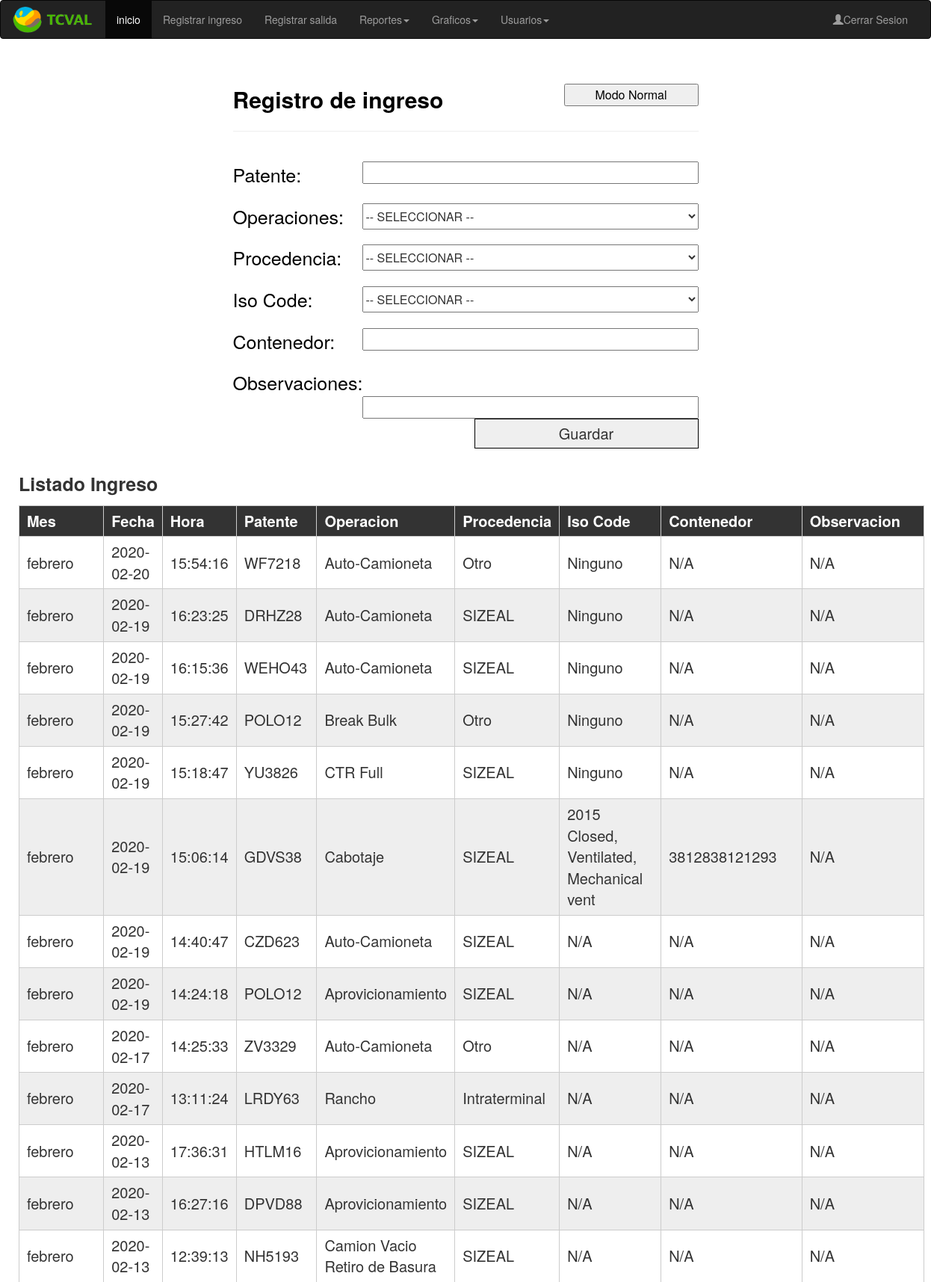
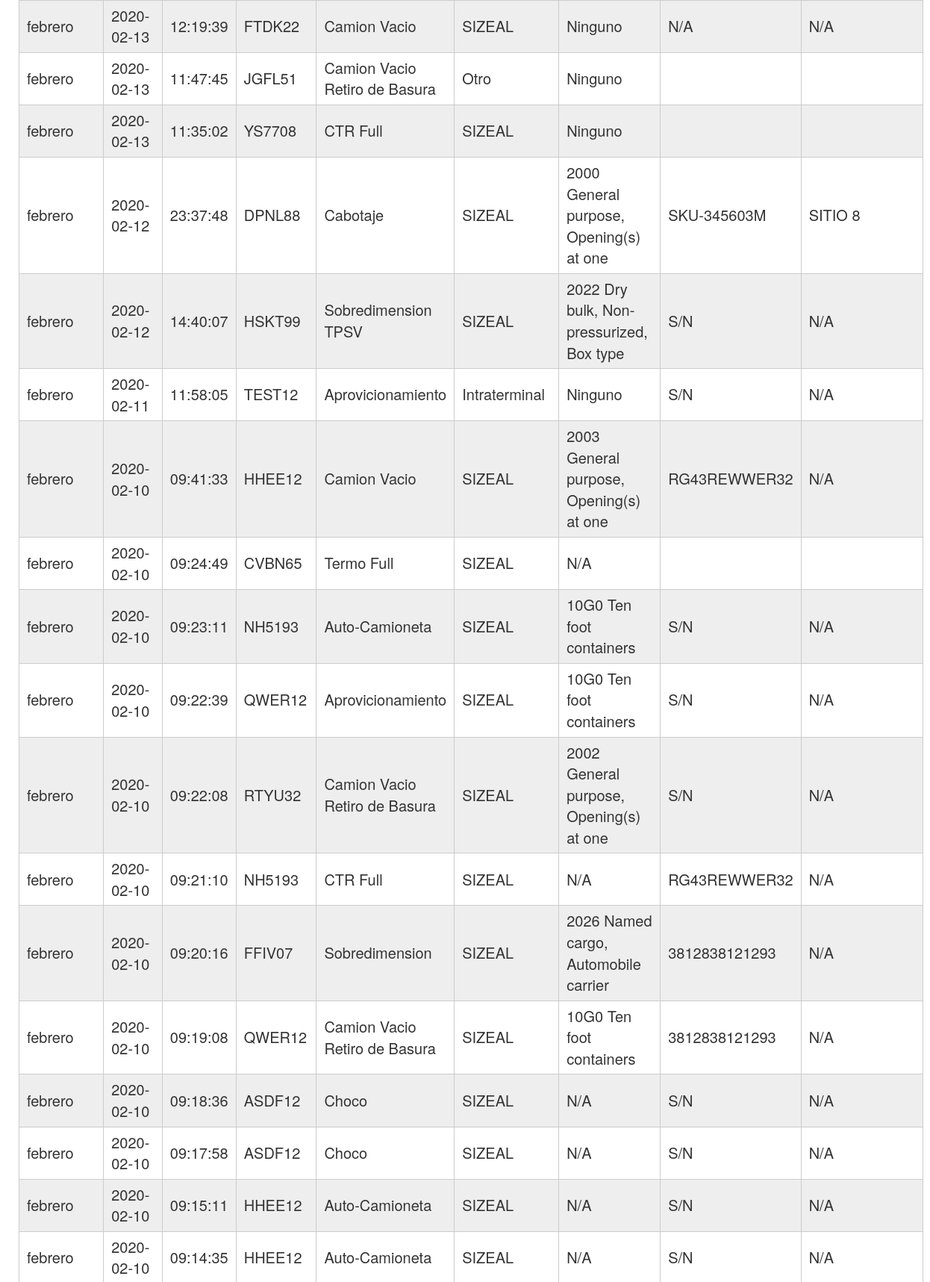
/IngresoManual.php (signed in, upper part), run on the app's committed database (2 pictures, top to bottom).
### tables this page shows
CREATE TABLE `ingresos` (
  `idIngreso` int(11) NOT NULL,
  `Mes` varchar(30) NOT NULL,
  `Faena` varchar(50) NOT NULL,
  `Fecha` date NOT NULL,
  `Turno` varchar(10) NOT NULL,
  `Hora` time NOT NULL,
  `Patente` varchar(30) NOT NULL,
  `Tipo_Operacion` varchar(50) NOT NULL,
  `Procedencia` varchar(50) NOT NULL,
  `Contenedor` varchar(50) NOT NULL,
  `Iso_Code` varchar(50) NOT NULL,
  `Observacion` varchar(120) NOT NULL,
  `Empleado` varchar(20) NOT NULL
);

CREATE TABLE `tipo_operacion` (
  `idOperacion` int(11) NOT NULL,
  `operacion` varchar(50) NOT NULL
);

CREATE TABLE `procedencias` (
  `idProcedencia` int(11) NOT NULL,
  `Procedencia` varchar(50) NOT NULL
);

### IngresoManual.php (the view, shortened to what this page needs)
<!doctype html>
<html>
<head>
  <link rel="stylesheet" href="https://maxcdn.bootstrapcdn.com/bootstrap/3.4.1/css/bootstrap.min.css">
  <link href="css/tablaestilo.css"  rel="stylesheet" type="text/css">
</head>
<body>
<form action="#"  method="post" id="enviar">
<?php
		if($_SESSION['rol'] ==1)
{ ?>
<nav class="navbar navbar-inverse">
  <div class="container-fluid">
    <div class="navbar-header">
      <a class="navbar-brand" href="#"><img style="width:110px; height:40px; margin-top:-10px;" src="img/tcvalLogo-2.png"> </img></a>
    </div>
    <div class="collapse navbar-collapse" id="myNavbar">
      <ul class="nav navbar-nav">
        <li class="active"><a href="inicio.php">inicio</a></li>
        <li><a href="ingreso.php">Registrar ingreso</a></li>
        <li><a href="salida.php">Registrar salida</a></li>
        <li class="dropdown">
          <a class="dropdown-toggle" data-toggle="dropdown" href="#">Reportes<span class="caret"></span></a>
        </li>
        <li class="dropdown">
          <a class="dropdown-toggle" data-toggle="dropdown" href="#">Graficos<span class="caret"></span></a>
        </li>
        <li class="dropdown">
          <a class="dropdown-toggle" data-toggle="dropdown" href="#">Usuarios<span class="caret"></span></a>
        </li>
      </ul>
      <ul class="nav navbar-nav navbar-right">
        <li><a href="Buscadores/salir.php"><span class="glyphicon glyphicon-user"></span>Cerrar Sesion</a></li>
      </ul>
    </div>
  </div>
</nav>
<?php }else {
		if($_SESSION['rol'] ==2){
 ?>
<nav class="navbar navbar-inverse">
  <div class="container-fluid">
    <div class="navbar-header">
      <button type="button" class="navbar-toggle" data-toggle="collapse" data-target="#myNavbar">
        <span class="icon-bar"></span>
        <span class="icon-bar"></span>
        <span class="icon-bar"></span>
      </button>
      <a class="navbar-brand" href="#"><img style="width:110px; height:40px; margin-top:-10px;" src="img/tcvalLogo-2.png"> </img></a>
    </div>
    <div class="collapse navbar-collapse" id="myNavbar">
      <ul class="nav navbar-nav">
        <li class="active"><a href="inicio_operador.php">inicio</a></li>
        <li><a href="ingreso.php">Registrar ingreso</a></li>
        <li><a href="salida.php">Registrar salida</a></li>
      </ul>
      <ul class="nav navbar-nav navbar-right">
        <li><a href="Buscadores/salir.php"><span class="glyphicon glyphicon-user"></span>Cerrar Sesion</a></li>
      </ul>
    </div>
  </div>
</nav>
<?php
		}}
?>
<br>
<br>
<div class="Registro">
<a style="	font-size:30px;
	text-align:center;
	font-weight: bold;">Registro de ingreso</a>
    <a href="ingreso.php"><input style="width:180px" type="button" name="button" value="Modo Normal" ></a>
<hr>
<br>
<a> Patente: </a>
	<input type="text" name="patente" id="patente">
    <br>
    <br>
<a>Operaciones: </a>
    <td><select name="operacion" id="operacion">
    <option value="0"> -- SELECCIONAR -- </option>
    <?php
	$conn=mysqli_connect("localhost","root","31Ordnajela$","proyecto");
		?>
    </select></td>
    <br><br>
<a> Procedencia: </a>
    <td><select name="procedencia" id="procedencia">
    <option value="0"> -- SELECCIONAR -- </option>
    </select></td>
    <br><br>
<a> Iso Code: </a>
    <td><select name="isocode" id="isocode">
    <option value="0">-- SELECCIONAR --  </option>
    </select></td>
    <br><br>
<a> Contenedor: </a>
    <td><input type="text" name="contenedor" id="contenedor"></td>
    <br><br>
<a> Observaciones: </a>
    <td><input type="text" name="observacion" id="observacion"></td>
 <br/><br>
    <td><input style="width:300px; border:1px solid #000; height:40px; font-size:20px" type="button" value="Guardar" name="Guardar" onClick="envio();"></td>
    </div>
</form>
<br> <br>
<br> <br>
<p style="font-size:25px; font-weight:bold; margin-left: 2%">Listado Ingreso </p>
<table class="tabla">
  <tr style="font:bold; background-color:#3CF">
  	<th width="65">Mes</th>
    <th width="63">Fecha</th>
    <th width="62">Hora</th>
     <th width="90">Patente</th>
     <th width="125">Operacion</th>
     <th width="146">Procedencia</th>
     <th width="102">Iso Code</th>
     <th width="139">Contenedor</th>
     <th width="152">Observacion</th>
  </tr>
<?php
$sql="SELECT I.patente,
		T.operacion,
		P.Procedencia,
		IFNULL(IC.descrip, 'N/A') as 'descrip' ,
		IFNULL(I.Contenedor,'N/A') as 'Contenedor',
		IFNULL(I.Observacion, 'N/A') as 'Observacion',
		I.Mes,
		I.Fecha,
		I.Hora
FROM ingresos I
LEFT JOIN tipo_operacion T ON I.Tipo_Operacion=T.idOperacion
LEFT JOIN procedencias P ON I.Procedencia=P.idProcedencia
LEFT JOIN iso_codes IC ON I.Iso_Code=IC.isocode
ORDER BY I.fecha desc,I.hora desc";
$result=mysqli_query($conn,$sql);
while($row=mysqli_fetch_array($result)){
	echo "<tr>
		<td>".$row['Mes']."</td>
		<td>".$row['Fecha']."</td>
		<td>".$row['Hora']."</td>
		<td>".$row['patente']."</td>
		<td>".$row['operacion']."</td>
		<td>".$row['Procedencia']."</td>
		<td>".$row['descrip']."</td>
		<td>".$row['Contenedor']."</td>
		<td>".$row['Observacion']."</td>
	</tr>
	";
}
?>
</table>
</body>
</html>

### css/tablaestilo.css (style rules this page uses)
tr:nth-of-type(odd) { background: #eee; }
th { background: #333; color: white; font-weight: bold; font-size: 25px; }
td, th { padding: 6px 10px; border: 1px solid #ccc; text-align: left; font-size: 20px; }

### IngresoManual.php (style rules this page uses)
@media screen and (max-width: 1920px) { .Registro { width: 40%; margin-left: 30%; } }
@media screen and (max-width: 1920px) { select { height:35px; width:450px; padding:0; float:right; font-size:20px; } }
@media screen and (max-width: 1920px) { input { height:35px; width:450px;; padding:0; margin:0; float:right; font-size:20px } }
@media screen and (max-width: 1920px) { table { margin-left: 2%; width: 95% } }
@media screen and (max-width: 1920px) { .Registro a { font-size:30px; color:#000; text-decoration: none; } }
@media screen and (max-width: 1366px) { .Registro { width: 50%; margin-left: 35%; } }
@media screen and (max-width: 1366px) { .Registro { width: 50%; margin-left: 25%; } }
@media screen and (max-width: 1366px) { select { height:35px; width:450px; padding:0; float:right; font-size:16px; } }
@media screen and (max-width: 1366px) { input { height:30px; width:450px;; padding:0; margin:0; float:right; font-size:16px } }
@media screen and (max-width: 1366px) { table { margin-left: 2%; width: 95% } }
@media screen and (max-width: 1366px) { .Registro a { font-size:25px; color:#000; text-decoration: none; } }

### data on the page
ingresos: Mes "febrero", Fecha "2020-02-20", Hora "15:54:16", Patente "WF7218", tipo_operacion.operacion "Auto-Camioneta", procedencias.Procedencia "Otro", descrip "Ninguno", Contenedor "N/A", Observacion "N/A"
ingresos: Mes "febrero", Fecha "2020-02-19", Hora "16:23:25", Patente "DRHZ28", tipo_operacion.operacion "Auto-Camioneta", procedencias.Procedencia "SIZEAL", descrip "Ninguno", Contenedor "N/A", Observacion "N/A"
ingresos: Mes "febrero", Fecha "2020-02-19", Hora "16:15:36", Patente "WEHO43", tipo_operacion.operacion "Auto-Camioneta", procedencias.Procedencia "SIZEAL", descrip "Ninguno", Contenedor "N/A", Observacion "N/A"
ingresos: Mes "febrero", Fecha "2020-02-19", Hora "15:27:42", Patente "POLO12", tipo_operacion.operacion "Break Bulk", procedencias.Procedencia "Otro", descrip "Ninguno", Contenedor "N/A", Observacion "N/A"
ingresos: Mes "febrero", Fecha "2020-02-19", Hora "15:18:47", Patente "YU3826", tipo_operacion.operacion "CTR Full", procedencias.Procedencia "SIZEAL", descrip "Ninguno", Contenedor "N/A", Observacion "N/A"
ingresos: Mes "febrero", Fecha "2020-02-19", Hora "15:06:14", Patente "GDVS38", tipo_operacion.operacion "Cabotaje", procedencias.Procedencia "SIZEAL", descrip "2015 Closed, Ventilated, Mechanical vent", Contenedor "3812838121293", Observacion "N/A"
ingresos: Mes "febrero", Fecha "2020-02-19", Hora "14:40:47", Patente "CZD623", tipo_operacion.operacion "Auto-Camioneta", procedencias.Procedencia "SIZEAL", descrip "N/A", Contenedor "N/A", Observacion "N/A"
ingresos: Mes "febrero", Fecha "2020-02-19", Hora "14:24:18", Patente "POLO12", tipo_operacion.operacion "Aprovicionamiento", procedencias.Procedencia "SIZEAL", descrip "N/A", Contenedor "N/A", Observacion "N/A"
ingresos: Mes "febrero", Fecha "2020-02-17", Hora "14:25:33", Patente "ZV3329", tipo_operacion.operacion "Auto-Camioneta", procedencias.Procedencia "Otro", descrip "N/A", Contenedor "N/A", Observacion "N/A"
ingresos: Mes "febrero", Fecha "2020-02-17", Hora "13:11:24", Patente "LRDY63", tipo_operacion.operacion "Rancho", procedencias.Procedencia "Intraterminal", descrip "N/A", Contenedor "N/A", Observacion "N/A"
ingresos: Mes "febrero", Fecha "2020-02-13", Hora "17:36:31", Patente "HTLM16", tipo_operacion.operacion "Aprovicionamiento", procedencias.Procedencia "SIZEAL", descrip "N/A", Contenedor "N/A", Observacion "N/A"
ingresos: Mes "febrero", Fecha "2020-02-13", Hora "16:27:16", Patente "DPVD88", tipo_operacion.operacion "Aprovicionamiento", procedencias.Procedencia "SIZEAL", descrip "N/A", Contenedor "N/A", Observacion "N/A"
ingresos: Mes "febrero", Fecha "2020-02-13", Hora "12:39:13", Patente "NH5193", tipo_operacion.operacion "Camion Vacio Retiro de Basura", procedencias.Procedencia "SIZEAL", descrip "N/A", Contenedor "N/A", Observacion "N/A"
ingresos: Mes "febrero", Fecha "2020-02-13", Hora "12:19:39", Patente "FTDK22", tipo_operacion.operacion "Camion Vacio", procedencias.Procedencia "SIZEAL", descrip "Ninguno", Contenedor "N/A", Observacion "N/A"
ingresos: Mes "febrero", Fecha "2020-02-13", Hora "11:47:45", Patente "JGFL51", tipo_operacion.operacion "Camion Vacio Retiro de Basura", procedencias.Procedencia "Otro", descrip "Ninguno"
ingresos: Mes "febrero", Fecha "2020-02-13", Hora "11:35:02", Patente "YS7708", tipo_operacion.operacion "CTR Full", procedencias.Procedencia "SIZEAL", descrip "Ninguno"
ingresos: Mes "febrero", Fecha "2020-02-12", Hora "23:37:48", Patente "DPNL88", tipo_operacion.operacion "Cabotaje", procedencias.Procedencia "SIZEAL", descrip "2000 General purpose, Opening(s) at one", Contenedor "SKU-345603M", Observacion "SITIO 8"
ingresos: Mes "febrero", Fecha "2020-02-12", Hora "14:40:07", Patente "HSKT99", tipo_operacion.operacion "Sobredimension TPSV", procedencias.Procedencia "SIZEAL", descrip "2022 Dry bulk, Non-pressurized, Box type", Contenedor "S/N", Observacion "N/A"
ingresos: Mes "febrero", Fecha "2020-02-11", Hora "11:58:05", Patente "TEST12", tipo_operacion.operacion "Aprovicionamiento", procedencias.Procedencia "Intraterminal", descrip "Ninguno", Contenedor "S/N", Observacion "N/A"
ingresos: Mes "febrero", Fecha "2020-02-10", Hora "09:41:33", Patente "HHEE12", tipo_operacion.operacion "Camion Vacio", procedencias.Procedencia "SIZEAL", descrip "2003 General purpose, Opening(s) at one", Contenedor "RG43REWWER32", Observacion "N/A"
ingresos: Mes "febrero", Fecha "2020-02-10", Hora "09:24:49", Patente "CVBN65", tipo_operacion.operacion "Termo Full", procedencias.Procedencia "SIZEAL", descrip "N/A"
ingresos: Mes "febrero", Fecha "2020-02-10", Hora "09:23:11", Patente "NH5193", tipo_operacion.operacion "Auto-Camioneta", procedencias.Procedencia "SIZEAL", descrip "10G0 Ten foot containers", Contenedor "S/N", Observacion "N/A"
ingresos: Mes "febrero", Fecha "2020-02-10", Hora "09:22:39", Patente "QWER12", tipo_operacion.operacion "Aprovicionamiento", procedencias.Procedencia "SIZEAL", descrip "10G0 Ten foot containers", Contenedor "S/N", Observacion "N/A"
ingresos: Mes "febrero", Fecha "2020-02-10", Hora "09:22:08", Patente "RTYU32", tipo_operacion.operacion "Camion Vacio Retiro de Basura", procedencias.Procedencia "SIZEAL", descrip "2002 General purpose, Opening(s) at one", Contenedor "S/N", Observacion "N/A"
ingresos: Mes "febrero", Fecha "2020-02-10", Hora "09:21:10", Patente "NH5193", tipo_operacion.operacion "CTR Full", procedencias.Procedencia "SIZEAL", descrip "N/A", Contenedor "RG43REWWER32", Observacion "N/A"
ingresos: Mes "febrero", Fecha "2020-02-10", Hora "09:20:16", Patente "FFIV07", tipo_operacion.operacion "Sobredimension", procedencias.Procedencia "SIZEAL", descrip "2026 Named cargo, Automobile carrier", Contenedor "3812838121293", Observacion "N/A"
ingresos: Mes "febrero", Fecha "2020-02-10", Hora "09:19:08", Patente "QWER12", tipo_operacion.operacion "Camion Vacio Retiro de Basura", procedencias.Procedencia "SIZEAL", descrip "10G0 Ten foot containers", Contenedor "3812838121293", Observacion "N/A"
ingresos: Mes "febrero", Fecha "2020-02-10", Hora "09:18:36", Patente "ASDF12", tipo_operacion.operacion "Choco", procedencias.Procedencia "SIZEAL", descrip "N/A", Contenedor "S/N", Observacion "N/A"
ingresos: Mes "febrero", Fecha "2020-02-10", Hora "09:17:58", Patente "ASDF12", tipo_operacion.operacion "Choco", procedencias.Procedencia "SIZEAL", descrip "N/A", Contenedor "S/N", Observacion "N/A"
ingresos: Mes "febrero", Fecha "2020-02-10", Hora "09:15:11", Patente "HHEE12", tipo_operacion.operacion "Auto-Camioneta", procedencias.Procedencia "SIZEAL", descrip "N/A", Contenedor "S/N", Observacion "N/A"
ingresos: Mes "febrero", Fecha "2020-02-10", Hora "09:14:35", Patente "HHEE12", tipo_operacion.operacion "Auto-Camioneta", procedencias.Procedencia "SIZEAL", descrip "N/A", Contenedor "S/N", Observacion "N/A"
